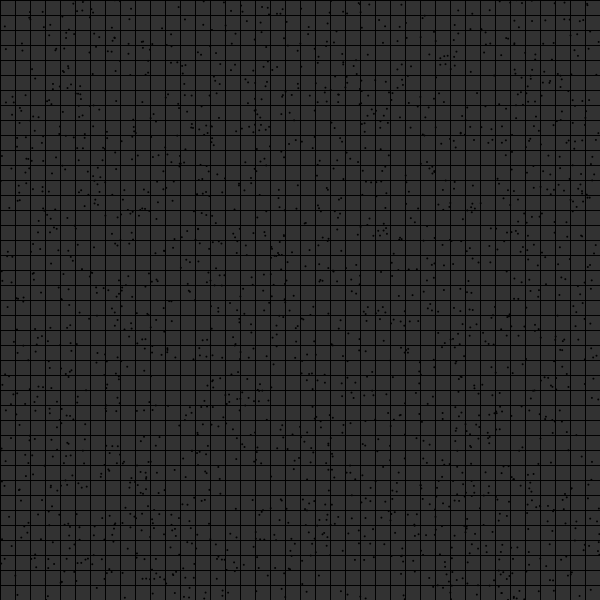
Frame 1 (no input)
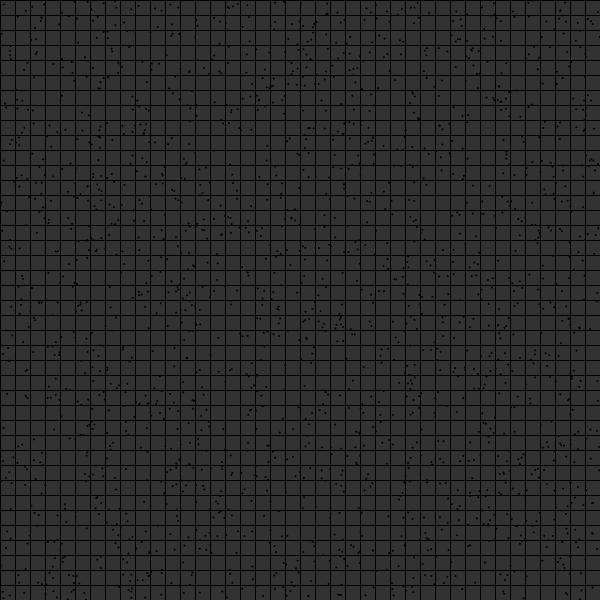
Frame 60 (the mouse pressed at the canvas centre just before this capture)
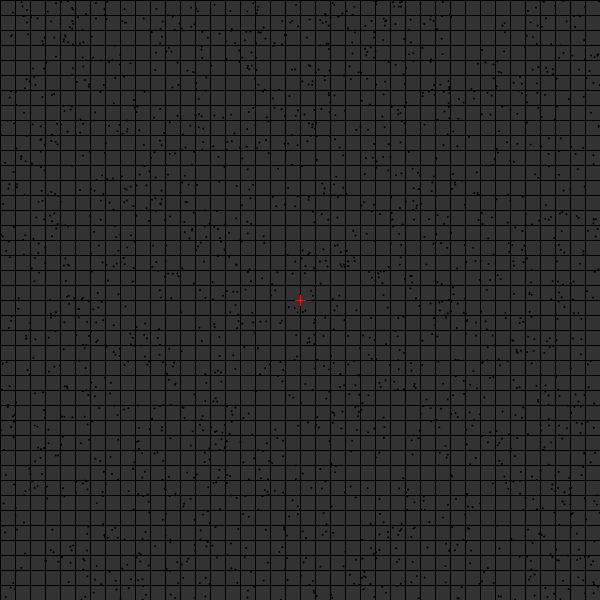
Frame 120 (the mouse held since frame 60 and released just before this capture)

The Processing sketch that drew these frames (run headless with seeded random() and noise(); from frame 60 on, the mouse is pressed at the canvas centre):

// Processing sketch: processing_72202
// ── processing_72202.pde

/*
This sketch is a study on how to reduce the scope when searching the grid's cells touched by a circle.
It's particuarly useful when working with particules or a huge number of moving elements.
On the other side, if the grid is too small, there is no more advantage to this technique.
Drawing a small grid will obviously slow down the system!

Written by frankiezafe, 27/0/2012
http://www.frankiezafe.org
*/

int gridsize = 40;
float cellgap;
float[] occupation = new float[gridsize*gridsize];

float[] ccenter = {0,0};
float csize;
int ccreationstatus = 0;

float[][] particules = new float[2000][5]; // x,y position, x,y speed, grid index

int windowsize = 600;
boolean drawgrid = true;

void setup() {
  size(600,600);
  cellgap = windowsize * 1.f / gridsize;
  for (int i=0; i < particules.length; i++) {
    particules[i][0] = random(windowsize);
    particules[i][1] = random(windowsize);
    particules[i][2] = random(-1,1);
    particules[i][3] = random(-1,1);
    // all same speed:
    float l = sqrt( pow(particules[i][2], 2) + pow(particules[i][3], 2) );
    particules[i][2] /= l;
    particules[i][3] /= l;
    particules[i][4] = -1;
  }
}

void draw() {

  background(255);
  // once center is drawn, calculation on the fly
  if (ccreationstatus == 1) {
    csize = dist(ccenter[0], ccenter[1], mouseX, mouseY);
    resetGrid();
    attackGrid();
  }
  // drawing the grid
  if (drawgrid) {
    noFill();
    stroke(0);
    float gx = 0;
    float gy = 0;
    int i = 0;
    for (int r = 0; r < gridsize; r++) {
      for (int c = 0; c < gridsize; c++) {
        if (occupation[i] > 0)
          fill( 50 + 205 * occupation[i] );
        else
          fill(50);
        rect(gx,gy,cellgap,cellgap);
        gx += cellgap;
        i++;
      }
      gx = 0;
      gy += cellgap;
    }
  }
  if (ccreationstatus == 1) {
    pushMatrix();
    translate(ccenter[0], ccenter[1]);
    noFill();
    stroke(255,0,0);
    line(-5,0,5,0);
    line(0,-5,0,5);
    popMatrix();
    stroke(255,123,0);
    line(ccenter[0], ccenter[1], mouseX, mouseY);
    float tmps = dist(ccenter[0], ccenter[1], mouseX, mouseY);
    ellipse(ccenter[0], ccenter[1],tmps*2,tmps*2);
  } else if (ccreationstatus == 2) {
    noFill();
    stroke(255,0,0);
    ellipse(ccenter[0], ccenter[1],csize*2,csize*2);
  }
  // drawing particules
  drawParticules();
}

void drawParticules() {
  float occ = 0;
  float es = 2;
  int gridc = 0;
  int gridr = 0;
  for (int i=0; i < particules.length; i++) {
    particules[i][0] += particules[i][2];
    particules[i][1] += particules[i][3];
    while (particules[i][0] < 0)
      particules[i][0] += windowsize;
    while (particules[i][0] > windowsize)
      particules[i][0] -= windowsize;
    while (particules[i][1] < 0)
      particules[i][1] += windowsize;
    while (particules[i][1] > windowsize)
      particules[i][1] -= windowsize;
    // place in the grid
    gridc = round( (particules[i][0] - cellgap * 0.5f) / cellgap );
    if (gridc >= gridsize)
      gridc = gridsize-1;
    gridr = round( (particules[i][1] - cellgap * 0.5f) / cellgap );
    if (gridr >= gridsize)
      gridr = gridsize-1;
    particules[i][4] = gridc + gridr * gridsize;
    occ = occupation[ (int) particules[i][4] ];
    fill(0);
    noStroke();
    es = 2;
    if (occ == 1) {
      fill(255,0,0);
      es = 4;
    } else if (occ > 0) {
      fill(255,125,0);
      es = 3;  
    }
    ellipse(particules[i][0], particules[i][1], es, es);
  }
}

void resetGrid() {
  for (int i=0; i<gridsize*gridsize; i++)
    occupation[i] = 0;
}

void attackGrid() {
  // locate center
  int gridc = round( (ccenter[0] - cellgap * 0.5f) / cellgap );
  int gridr = round( (ccenter[1] - cellgap * 0.5f) / cellgap );
  // area to investigate:
  int area = ceil( csize / cellgap );
  int i = 0;
  for ( int r = gridr - area; r <= gridr + area; r++ ) {
    if ( r < 0 || r >= gridsize)
         continue;
     for ( int c = gridc - area; c <= gridc + area; c++ ) {
       if ( c < 0 || c >= gridsize)
         continue;
       i = c + r * gridsize;
       occupation[i] = cellInCircle(c,r);
     }
  }
}

float cellInCircle(int gridc, int gridr) {
  float c1x = (gridc * cellgap);
  float c1y = (gridr * cellgap);
  float c2x = (gridc * cellgap) + cellgap;
  float c2y = (gridr * cellgap) + cellgap;
  float dtopleft = dist(ccenter[0], ccenter[1], c1x, c1y);
  float dtopright = dist(ccenter[0], ccenter[1], c2x, c1y);
  float dbottomright = dist(ccenter[0], ccenter[1], c2x, c2y);
  float dbottomleft = dist(ccenter[0], ccenter[1], c1x, c2y);
  float pc = 0;
  if (dtopleft < csize)
   pc += 0.25f;
  if (dtopright < csize)
   pc += 0.25f;
  if (dbottomright < csize)
   pc += 0.25f; 
  if (dbottomleft < csize)
   pc += 0.25f;
  return pc;
}

void mousePressed() {
  if (ccreationstatus != 1) {
    ccenter[0] = mouseX;
    ccenter[1] = mouseY;
    ccreationstatus = 1;
    resetGrid();
  } else if (ccreationstatus == 1) {
    csize = dist(ccenter[0], ccenter[1], mouseX, mouseY);
    ccreationstatus = 2;
    attackGrid();
  }
}

void keyReleased() {
  // println(keyCode);
  if (keyCode == 38) { // arrow up
    gridsize ++;
    if (gridsize > 200)
      gridsize = 200;
    cellgap = windowsize * 1.f / gridsize;
    occupation = new float[gridsize*gridsize];
    if (ccreationstatus == 2) {
      resetGrid();
      attackGrid();
    }
  } else if (keyCode == 40) { // arrow down
    gridsize --;
    if (gridsize < 2)
      gridsize = 2;
    cellgap = windowsize * 1.f / gridsize;
    occupation = new float[gridsize*gridsize];
    if (ccreationstatus == 2) {
      resetGrid();
      attackGrid();
    }
  } else if (keyCode == 72) {
    drawgrid = !drawgrid;
  }
}
